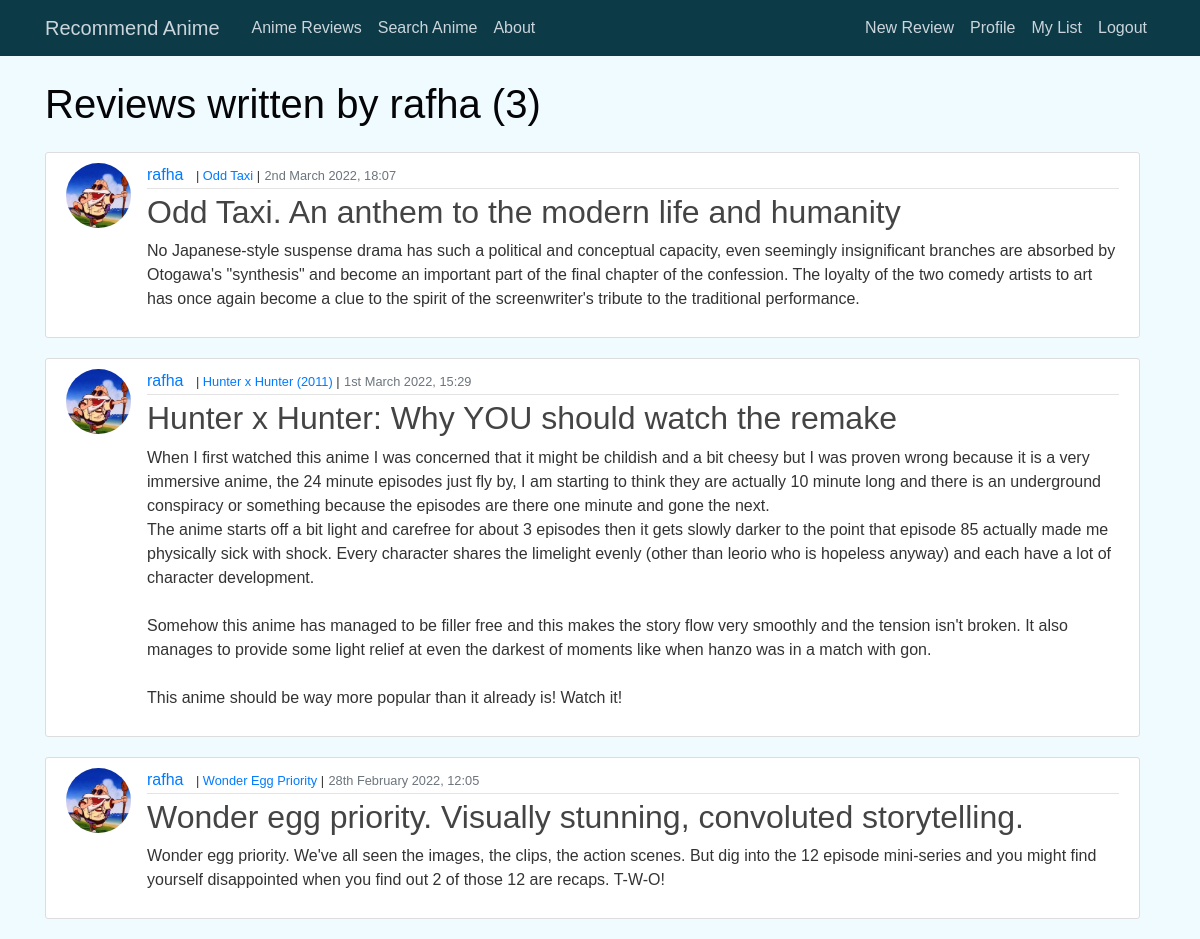
Page /reviews/user/rafha/ (signed in) on the committed database.
### recommend/models.py (models this page shows, shortened)
class Review(models.Model):
    head = models.CharField(max_length=80)
    body = models.TextField(max_length=2000)
    date_posted = models.DateTimeField(default=timezone.now)
    author = models.ForeignKey(User, on_delete=models.CASCADE) #if user is deleted, choose what happens to reviews
    associated_anime = models.ForeignKey(Anime, on_delete= models.SET_NULL, null=True)

class Anime(models.Model):
    title = models.CharField(max_length=200)
    type = models.CharField(max_length=7)
    episodes = models.IntegerField()
    status = models.CharField(max_length=10)
    year = models.IntegerField()
    picture = models.CharField(max_length=200)
    tags = models.ManyToManyField(Tag)

### users/models.py (models this page shows, shortened)
class Profile(models.Model):
    user = models.OneToOneField(User, on_delete=models.CASCADE)
    profile_pic = models.ImageField(default='defaultUser.jpg', upload_to='profile_pics')

### reviews/views.py (the view)
# urls.py: path('user/<str:username>/', UserReviewListView.as_view(), name='user-reviews'),
class UserReviewListView(ListView):
    model = Review
    template_name = 'user_reviews.html'
    context_object_name = 'reviews'
    paginate_by = 6
    def get_queryset(self):
        user = get_object_or_404(User, username=self.kwargs.get('username')) #kwargs query paramaters, gets username from url
        return Review.objects.filter(author=user).order_by('-date_posted')

### templates/user_reviews.html (shortened to what this page needs)
{% extends "base.html" %}
{%block content %}
    <h1 class="mb-4">Reviews written by {{ view.kwargs.username }} ({{ page_obj.paginator.count }})</h1>
    {% for review in reviews %}
        <article class="media content-section">
            <img class ="rounded-circle article-img" src="{{ review.author.profile.profile_pic.url }}">
            <div class="media-body">
            <div class="article-metadata">
                <a class="mr-2" href="{% url 'user-reviews' review.author.username %}">{{ review.author }}</a>
                {% if review.associated_anime %}
                    <small>| <a href = "{% url 'anime-reviews' review.associated_anime.title %}">{{ review.associated_anime.title }}</a> |</small>
                {% endif %}
                <small class="text-muted">{{ review.date_posted|date:"jS F Y, H:i" }}</small>
            </div>
            <h2><a class="article-title" href="{% url 'reviews-detail' review.id %}">{{ review.head }}</a></h2>
            <p class="article-content">{{ review.body }}</p>
            </div>
        </article>
    {% endfor %}
{% endblock content %}

### static/style.css (style rules this page uses)
body { font-family: Sans-Serif; background: #effbff; color: #333333; margin-top: 5rem; }
h1, h2, h3, h4, h5, h6 { color: #050507; }
.content-section { background: #ffffff; padding: 10px 20px; border: 1px solid #dddddd; border-radius: 3px; margin-bottom: 20px; width: 150%; }
.article-title { color: #444444; }
.article-content { white-space: pre-line; }
.article-img { height: 65px; width: 65px; margin-right: 16px; }
.article-metadata { padding-bottom: 1px; margin-bottom: 4px; border-bottom: 1px solid #e3e3e3 }

### rows in the picture
Review: author.profile.profile_pic (picture), author "rafha", associated_anime "Odd Taxi", date_posted "2nd March 2022, 18:07", head "Odd Taxi. An anthem to the modern life and humanity", body "No Japanese-style suspense drama has such a political and conceptual capacity, even seemingly insignificant branches are absorbed by Otogawa's \"synthesis\" and become an important part of the final chapter of the confession. The loyalty of the two comedy artists to art has once again become a clue to the spirit of the screenwriter's tribute to the traditional performance."
Review: author.profile.profile_pic (picture), author "rafha", associated_anime "Hunter x Hunter (2011)", date_posted "1st March 2022, 15:29", head "Hunter x Hunter: Why YOU should watch the remake", body "When I first watched this anime I was concerned that it might be childish and a bit cheesy but I was proven wrong because it is a very immersive anime, the 24 minute episodes just fly by, I am starting to think they are actually 10 minute long and there is an underground conspiracy or something because the episodes are there one minute and gone the next. The anime starts off a bit light and carefree for about 3 episodes then it gets slowly darker to the point that episode 85 actually made me physically sick with shock. Every character shares the limelight evenly (other than leorio who is hopeless anyway) and each have a lot of character development. Somehow this anime has managed to be…"
Review: author.profile.profile_pic (picture), author "rafha", associated_anime "Wonder Egg Priority", date_posted "28th February 2022, 12:05", head "Wonder egg priority. Visually stunning, convoluted storytelling.", body "Wonder egg priority. We've all seen the images, the clips, the action scenes. But dig into the 12 episode mini-series and you might find yourself disappointed when you find out 2 of those 12 are recaps. T-W-O!"

### other values in the picture
{{ view.kwargs.username }} "rafha"
{{ page_obj.paginator.count }} "3"
